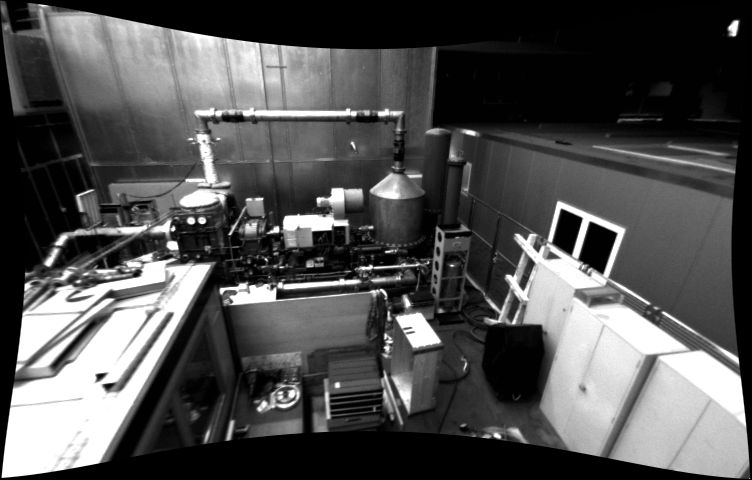
//> input picture data/two_image_pose_estimation/0_un.png, 752 x 480 px
$ ./test3   (built with g++ and OpenCV 4)
//> lines starting //> are read from the running program, lines starting //| are printed output that depends on the picture
#include <iostream>
#include <opencv2/opencv.hpp>
#include <string>
#include <vector>
#include "opencv2/features2d/features2d.hpp"
#include "opencv2/core/core.hpp"
#include "opencv2/highgui/highgui.hpp"
#include <Eigen/Core>
#include <Eigen/Dense>
#include <Eigen/SVD>

using namespace std;
using namespace cv;

// [36 lines of commented-out code are left out]

void triangulation(
    const vector<KeyPoint> &keypoint_0,
    const vector<KeyPoint> &keypoint_1,
    const Mat &R, const Mat &t,
    vector<Point3d> &points
);

Point2f pixel2cam(const Point2d &p, const Mat &K);

int main() {

    // read img
    Mat img0 = imread("/home/zzd/code/assignments/data/two_image_pose_estimation/0_un.png");
//> img0 is the input picture: 480 rows x 752 cols, CV_8UC3; min 0, max 255, mean 80.7
    Mat img1 = imread("/home/zzd/code/assignments/data/two_image_pose_estimation/1_un.png");
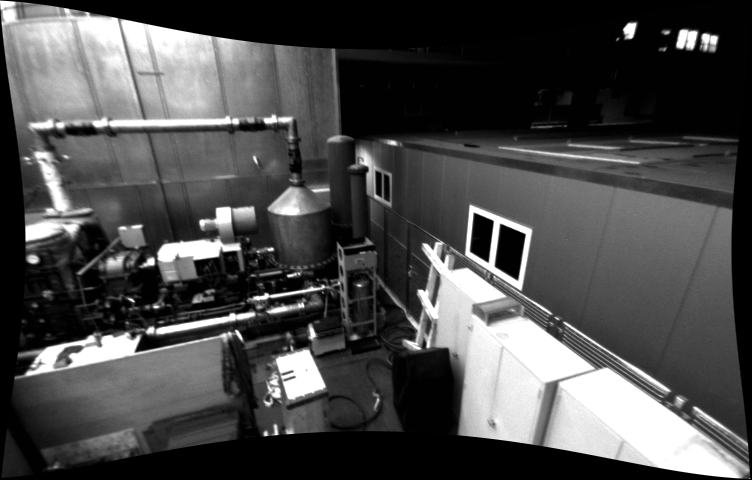
//> input picture data/two_image_pose_estimation/1_un.png, 752 x 480 px
//> img1 is the input picture: 480 rows x 752 cols, CV_8UC3; min 0, max 255, mean 75

    // ORB
    vector<KeyPoint> keypoint0, keypoint1;
    Ptr<FeatureDetector> detector = ORB::create();
    Ptr<DescriptorExtractor> descriptor = ORB::create();
    Ptr<DescriptorMatcher> matcher = DescriptorMatcher::create("BruteForce-Hamming");

    // detect fast
    detector->detect(img0, keypoint0);
//> keypoint0 = 500 keypoints; strongest (x, y, size): (612, 234, 77.1), (591, 227, 92.6), (577, 219, 111.1), (612, 233, 92.6)
    detector->detect(img1, keypoint1);
//> keypoint1 = 500 keypoints; strongest (x, y, size): (502, 230, 92.6), (490, 221, 77.1), (475, 215, 44.6), (475, 216, 77.1)

    // compute brief
    Mat descriptor0, descriptor1;
    descriptor->compute(img0, keypoint0, descriptor0);
    descriptor->compute(img1, keypoint1, descriptor1);

    // match keypoints
    vector<DMatch> matches;
    matcher->match(descriptor0, descriptor1, matches);
//> matches = 500 matches

    // filter
    auto min_max = minmax_element(matches.begin(), matches.end(),
                                [](const DMatch &m1, const DMatch &m2) { return m1.distance < m2.distance; });
    double min_dist = min_max.first->distance;
//> min_dist = 17
    double max_dist = min_max.second->distance;
//> max_dist = 87

    printf("-- Max dist : %f \n", max_dist);
//| -- Max dist : 87.000000
    printf("-- Min dist : %f \n", min_dist);
//| -- Min dist : 17.000000

    std::vector<DMatch> good_matches;
    for (int i = 0; i < descriptor0.rows; i++) {
        if (matches[i].distance <= max(2 * min_dist, 30.0)) {
            good_matches.push_back(matches[i]);
        }
    }
//> after the loop, good_matches = 50 matches

    // draw
     Mat img_match, img_goodmatch;
      drawMatches(img0, keypoint0, img1, keypoint1, matches, img_match);
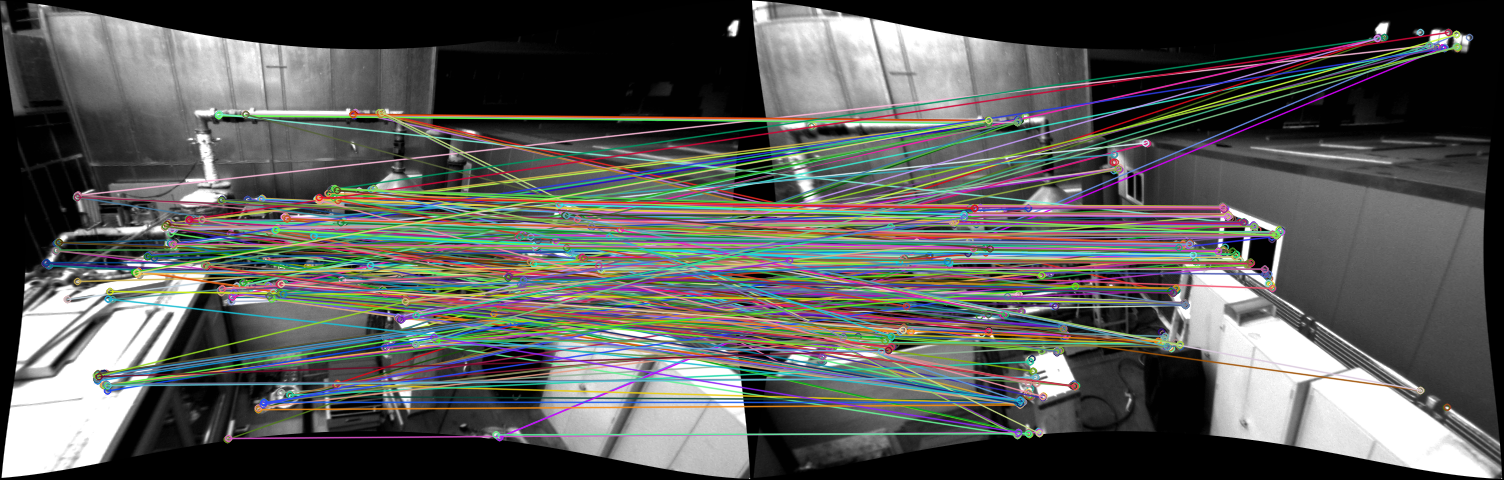
//> img_match: 480 rows x 1504 cols, CV_8UC3; mean B, G, R 88.2, 90.7, 89.7
    //  drawMatches(img0, keypoint0, img1, keypoint1, good_matches, img_goodmatch);
      imshow("all matches", img_match);
    //  imshow("good matches", img_goodmatch);
    // waitKey(0);

    // ransac
    vector<KeyPoint> R_keypoint0, R_keypoint1;
    for (int i = 0; i < matches.size(); i++) {
        R_keypoint0.push_back(keypoint0[matches[i].queryIdx]);
        R_keypoint1.push_back(keypoint1[matches[i].trainIdx]);
    }
//> after the loop, R_keypoint0 has the same summary as keypoint0; R_keypoint1 = 500 keypoints; strongest (x, y, size): (475, 215, 44.6), (475, 216, 77.1), (477, 216, 64.3), (491, 222, 64.3)

    vector<Point2f> p0, p1;
    for (int i = 0; i < matches.size(); i++) {
        p0.push_back(R_keypoint0[i].pt);
        p1.push_back(R_keypoint1[i].pt);
    }
//> after the loop, p0 = 500 Points (x, y), first 12: [281, 392], [313, 232], [188, 221], [193, 221], [250, 286], [199, 219], [227, 439], [601, 272], [590, 222], [499, 437], [581, 218], [192, 223]; p1 = 500 Points (x, y), first 12: [412.8, 339.6], [195.6, 261.6], [265, 119.5], [487, 260], [102.2, 337], [465.1, 252], [630, 38], [136, 350], [501, 225], [704, 34], [492, 222], [323, 286]

    vector<uchar> RansacStatus;
    Mat Fundamental = findFundamentalMat(p0, p1, RansacStatus, FM_RANSAC);
//> RansacStatus = 500 values, max 1 at index 1, min 0 at index 0, mean 0.362; Fundamental = [[3.67e-06, -2.01e-05, 0.0104], [2.68e-05, -2.42e-05, 0.0303], [-0.0127, -0.0299, 1]]
    cout << "fundamental_matrix is " << endl << Fundamental << endl;
//| fundamental_matrix is
//| [3.674695137270016e-06, -2.005511272831008e-05, 0.01037849271814641;
//|  2.678279884561604e-05, -2.417757063641581e-05, 0.03027871919898001;
//|  -0.01273578751931054, -0.02991155377846522, 1]

    Point2d principal_point(367.215, 248.375);
    double focal_length = 458;      //相机焦距
    Mat essential_matrix;
    essential_matrix = findEssentialMat(p0, p1, focal_length, principal_point);
//> essential_matrix = [[0.0502, -0.668, -0.0498], [0.625, 0.0645, -0.323], [0.00192, 0.223, 0.0069]]
    cout << "essential_matrix is " << endl << essential_matrix << endl;
//| essential_matrix is
//| [0.05021228854127317, -0.6675505183401119, -0.04979750325134657;
//|  0.6252916548822093, 0.06451795806787163, -0.3231898541622011;
//|  0.001918414109305348, 0.2229797763440938, 0.006904841063095035]
    Mat R, t;
    recoverPose(essential_matrix, p0, p1, R, t, focal_length, principal_point);
//> R = [[0.984, 0.0856, -0.155], [-0.0795, 0.996, 0.0449], [0.158, -0.0319, 0.987]]; t = [-0.314, 0.0281, -0.949]
    cout << "R is " << endl << R << endl;
//| R is
//| [0.9842268400323917, 0.08558238694225374, -0.1548327562407928;
//|  -0.07952041581421196, 0.9958196225770568, 0.04494199327158693;
//|  0.1580317399403983, -0.0319207508645224, 0.9869179473672846]
    cout << "t is " << endl << t << endl;
//| t is
//| [-0.3142458916620061;
//|  0.02814596198533566;
//|  -0.9489242985599383]

    // new matches
    vector<KeyPoint> Ransac_keypoint0,Ransac_keypoint1;
    vector<DMatch> ransac_matches;
    int index = 0;
    for (int i = 0; i < matches.size(); i++) {
        if (RansacStatus[i] != 0) {
            Ransac_keypoint0.push_back(R_keypoint0[i]);
            Ransac_keypoint1.push_back(R_keypoint1[i]);
            matches[i].queryIdx=index;
            matches[i].trainIdx=index;
            ransac_matches.push_back(matches[i]);
            index++;
        }
    }
//> after the loop, Ransac_keypoint0 = 181 keypoints; strongest (x, y, size): (612, 234, 77.1), (577, 219, 77.1), (612, 233, 92.6), (614, 234, 64.3); Ransac_keypoint1 = 181 keypoints; strongest (x, y, size): (475, 215, 44.6), (475, 216, 77.1), (477, 216, 64.3), (491, 222, 64.3); ransac_matches = 181 matches; index = 181

    Mat img_ransac_matches;
    drawMatches(img0, Ransac_keypoint0, img1, Ransac_keypoint1, ransac_matches, img_ransac_matches);
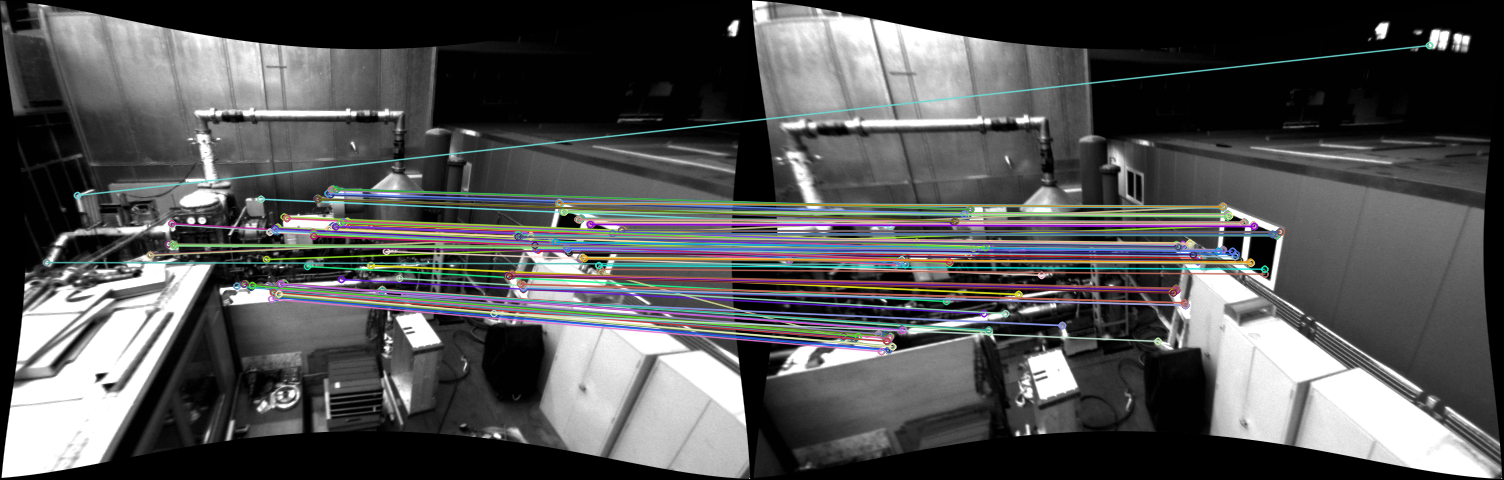
//> img_ransac_matches: 480 rows x 1504 cols, CV_8UC3; mean B, G, R 84, 83.7, 83.3
    // imshow("ransac", img_ransac_matches);
    waitKey(0);
}

void triangulation(
    const vector<KeyPoint> &keypoint_0,
    const vector<KeyPoint> &keypoint_1,
    const Mat &R, const Mat &t,
    vector<Point3d> &points) {
    Mat T0 = (Mat_<float>(3, 4) <<
    1, 0, 0, 0,
    0, 1, 0, 0,
    0, 0, 1, 0);
    Mat T1 = (Mat_<float>(3, 4) <<
    R.at<double>(0, 0), R.at<double>(0, 1), R.at<double>(0, 2), t.at<double>(0, 0),
    R.at<double>(1, 0), R.at<double>(1, 1), R.at<double>(1, 2), t.at<double>(1, 0),
    R.at<double>(2, 0), R.at<double>(2, 1), R.at<double>(2, 2), t.at<double>(2, 0));

    Mat K = (Mat_<double>(3, 3) << 458.654, 0.0, 367.215, 0.0, 457.296, 248.375, 0.0, 0.0, 1.0);
    vector<Point2f> pts_0, pts_1;
    for (int i = 0; i < keypoint_0.size(); i++) {
        pts_0.push_back(pixel2cam(keypoint_0[i].pt, K));
        pts_1.push_back(pixel2cam(keypoint_1[i].pt, K));
    }

    Mat pts_4d;
    triangulatePoints(T0, T1, pts_0, pts_1, pts_4d);

    for(int i = 0; i < pts_4d.cols; i++) {
        Mat x = pts_4d.col(i);
        x /= x.at<float>(3, 0);
        Point3d pw(x.at<float>(0, 0), x.at<float>(1, 0), x.at<float>(2, 0));
        points.push_back(pw);
    }
}

Point2f pixel2cam(const Point2d &p, const Mat &K) {
  return Point2f
    (
      (p.x - K.at<double>(0, 2)) / K.at<double>(0, 0),
      (p.y - K.at<double>(1, 2)) / K.at<double>(1, 1)
    );
}
